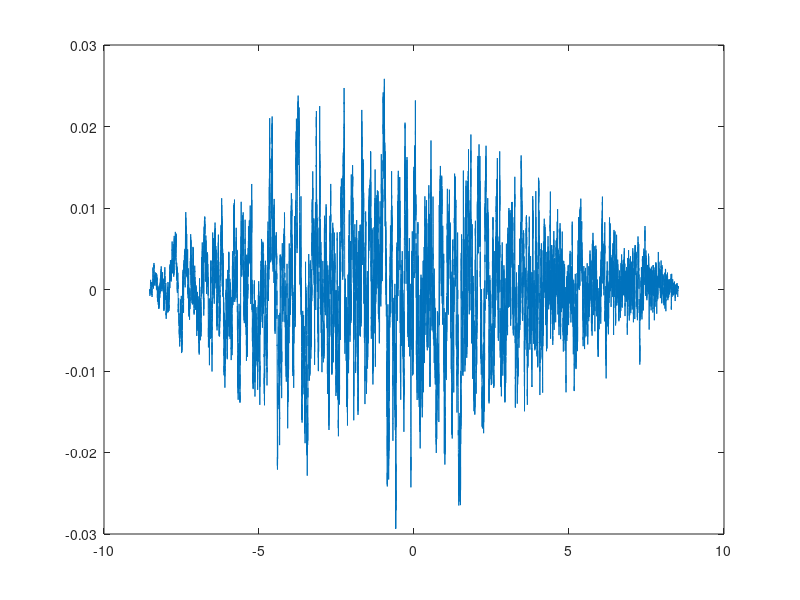

Recreate this plot in MATLAB.

load AP_EC.txt; %adapt these load commands to the file names that you use during your data collection 
load TA_EC.txt;

freq = 960;
seg_length = 8192;
for k = 1:2
a = (k-1)*(seg_length)+ 4801;
b = (seg_length+4800) + (k-1)*(seg_length);
ccf = xcorr(TA_EC(a:b) - mean(TA_EC(a:b)), AP_EC(a:b) - mean(AP_EC(a:b)),'coeff'); ccf_seg(k,:) = ccf;
end
avg_ccf = mean(ccf_seg);
time = (-(seg_length-1):1:(seg_length-1))/freq; plot(time,avg_ccf);
%AP_EO: AP data for eyes open %SOL_EO: Soleus EMG data for eyes open %freq: sampling frequency
%seg_length: length of one segment
%k: number of segments
%a,b: boundaries for the segments
%ccf: ccf for one specific segment %ccf_seg: ccf for all segments
%avg_ccf: ensemble-averaged ccf
%time: time scale for avg_ccf
